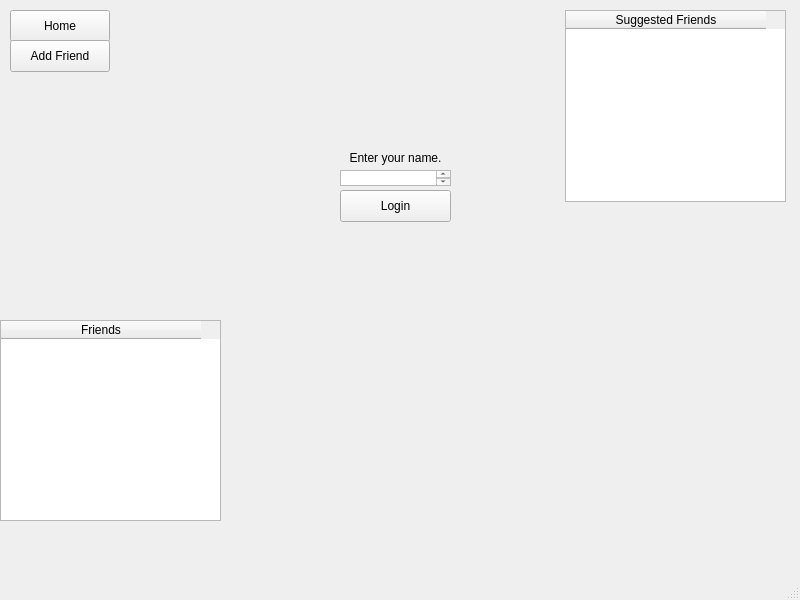
<?xml version="1.0" encoding="UTF-8"?>
<ui version="4.0">
 <class>SocialNetworkWindow</class>
 <widget class="QMainWindow" name="SocialNetworkWindow">
  <property name="geometry">
   <rect>
    <x>0</x>
    <y>0</y>
    <width>800</width>
    <height>600</height>
   </rect>
  </property>
  <property name="windowTitle">
   <string>SocialNetworkWindow</string>
  </property>
  <widget class="QWidget" name="centralwidget">
   <widget class="QLabel" name="loginLabel">
    <property name="geometry">
     <rect>
      <x>310</x>
      <y>150</y>
      <width>171</width>
      <height>16</height>
     </rect>
    </property>
    <property name="text">
     <string>Enter your name.</string>
    </property>
    <property name="alignment">
     <set>Qt::AlignCenter</set>
    </property>
   </widget>
   <widget class="QPushButton" name="loginButton">
    <property name="geometry">
     <rect>
      <x>340</x>
      <y>190</y>
      <width>111</width>
      <height>32</height>
     </rect>
    </property>
    <property name="text">
     <string>Login</string>
    </property>
   </widget>
   <widget class="QTextEdit" name="loginText">
    <property name="geometry">
     <rect>
      <x>340</x>
      <y>170</y>
      <width>111</width>
      <height>16</height>
     </rect>
    </property>
   </widget>
   <widget class="QLabel" name="profileLabel">
    <property name="geometry">
     <rect>
      <x>260</x>
      <y>20</y>
      <width>271</width>
      <height>51</height>
     </rect>
    </property>
    <property name="autoFillBackground">
     <bool>false</bool>
    </property>
    <property name="text">
     <string/>
    </property>
    <property name="scaledContents">
     <bool>false</bool>
    </property>
    <property name="alignment">
     <set>Qt::AlignCenter</set>
    </property>
   </widget>
   <widget class="QTableWidget" name="friendList">
    <property name="enabled">
     <bool>true</bool>
    </property>
    <property name="geometry">
     <rect>
      <x>0</x>
      <y>320</y>
      <width>221</width>
      <height>201</height>
     </rect>
    </property>
    <property name="sizePolicy">
     <sizepolicy hsizetype="Ignored" vsizetype="Ignored">
      <horstretch>0</horstretch>
      <verstretch>0</verstretch>
     </sizepolicy>
    </property>
    <property name="showGrid">
     <bool>false</bool>
    </property>
    <attribute name="horizontalHeaderVisible">
     <bool>true</bool>
    </attribute>
    <attribute name="horizontalHeaderCascadingSectionResizes">
     <bool>false</bool>
    </attribute>
    <attribute name="horizontalHeaderDefaultSectionSize">
     <number>200</number>
    </attribute>
    <attribute name="horizontalHeaderHighlightSections">
     <bool>true</bool>
    </attribute>
    <column>
     <property name="text">
      <string>Friends</string>
     </property>
    </column>
   </widget>
   <widget class="QLabel" name="postsLabel">
    <property name="geometry">
     <rect>
      <x>230</x>
      <y>240</y>
      <width>561</width>
      <height>261</height>
     </rect>
    </property>
    <property name="text">
     <string/>
    </property>
   </widget>
   <widget class="QPushButton" name="homeButton">
    <property name="geometry">
     <rect>
      <x>10</x>
      <y>10</y>
      <width>100</width>
      <height>32</height>
     </rect>
    </property>
    <property name="text">
     <string>Home</string>
    </property>
   </widget>
   <widget class="QPushButton" name="addFriendButton">
    <property name="geometry">
     <rect>
      <x>10</x>
      <y>40</y>
      <width>100</width>
      <height>32</height>
     </rect>
    </property>
    <property name="text">
     <string>Add Friend</string>
    </property>
   </widget>
   <widget class="QTableWidget" name="suggestFriendList">
    <property name="geometry">
     <rect>
      <x>565</x>
      <y>10</y>
      <width>221</width>
      <height>192</height>
     </rect>
    </property>
    <attribute name="horizontalHeaderMinimumSectionSize">
     <number>19</number>
    </attribute>
    <attribute name="horizontalHeaderDefaultSectionSize">
     <number>200</number>
    </attribute>
    <column>
     <property name="text">
      <string>Suggested Friends</string>
     </property>
    </column>
   </widget>
  </widget>
  <widget class="QMenuBar" name="menubar">
   <property name="geometry">
    <rect>
     <x>0</x>
     <y>0</y>
     <width>800</width>
     <height>36</height>
    </rect>
   </property>
  </widget>
  <widget class="QStatusBar" name="statusbar"/>
 </widget>
 <resources/>
 <connections/>
</ui>
